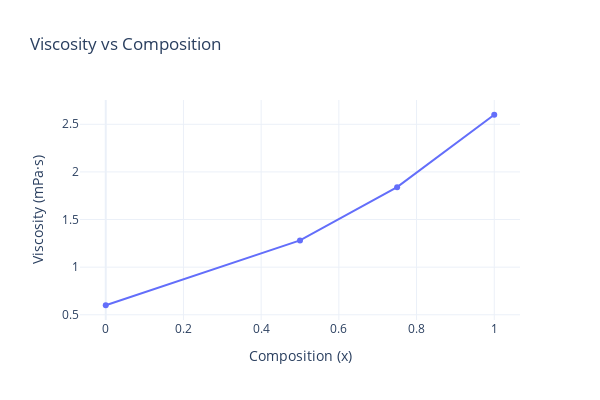

Notebook source saved alongside this figure:
### Code cell
composition = np.array([0, 0.5, 0.75, 1])
viscosity = np.array([0.6, 1.28101, 1.84, 2.6])

fig = go.Figure()
fig.add_trace(go.Scatter(
    x=composition,
    y=viscosity,
    mode='lines+markers',
    name='Viscosity vs Composition'
))
fig.update_layout(
    title='Viscosity vs Composition',
    xaxis_title='Composition (x)',
    yaxis_title='Viscosity (mPa·s)',
    template='plotly_white',
    width=600,
    height=400
)
fig.show()

### Figure 1 — Plotly figure (JSON) as saved in the notebook; plotly's stock layout.template omitted (floating-point values rounded to 4 significant figures)
{"data": [{"mode": "lines+markers", "name": "Viscosity vs Composition", "type": "scatter", "x": [0.0, 0.5, 0.75, 1.0], "y": [0.6, 1.281, 1.84, 2.6]}], "layout": {"height": 400, "title": {"text": "Viscosity vs Composition"}, "width": 600, "xaxis": {"title": {"text": "Composition (x)"}}, "yaxis": {"title": {"text": "Viscosity (mPa·s)"}}}}
